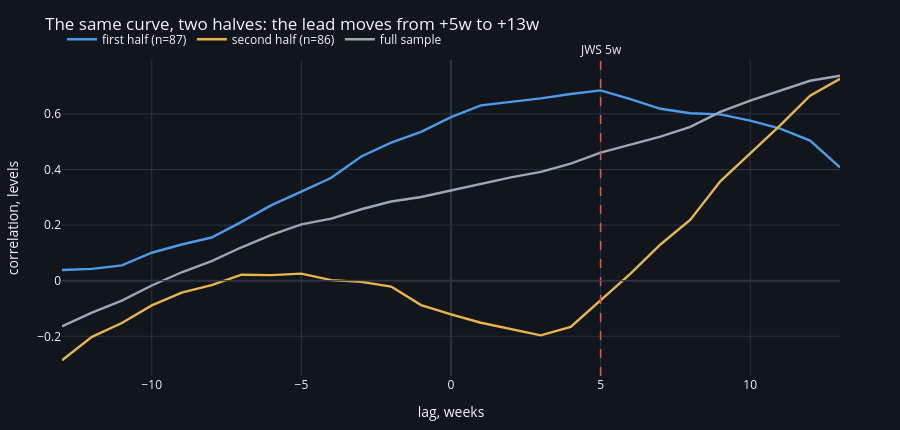

The notebook cell saved with this chart:
### Code cell
fig = go.Figure()
for label, sub, colr in ((f"first half (n={len(joint[joint.index <= MID])})",
                          joint[joint.index <= MID], BLUE),
                         (f"second half (n={len(joint[joint.index > MID])})",
                          joint[joint.index > MID], AMBER),
                         ("full sample", joint, GREY)):
    xt, yt, _ = D.transform_pair(sub["x"], sub["y"], "levels")
    Xm, Ym, _ = D.lag_matrix(xt, yt, LAGS)
    cc = D.lag_curve_common(Xm, Ym, LAGS)
    fig.add_trace(go.Scatter(x=cc["lag_weeks"], y=cc["corr"], name=label,
                             line=dict(color=colr, width=2.4)))
fig.add_vline(x=CFG.jws_lead_weeks, line=dict(color=RED, width=1.6, dash="dash"),
              annotation_text="JWS 5w", annotation_position="top")
fig.add_hline(y=0, line=dict(color=GRID, width=1))
fig.update_xaxes(title_text="lag, weeks")
fig.update_yaxes(title_text="correlation, levels")
style(fig, 430, "The same curve, two halves: the lead moves from +5w to +13w")
fig.show()

### Figure 1 — Plotly figure (JSON) as saved in the notebook; plotly's stock layout.template omitted (floating-point values rounded to 4 significant figures)
{"data": [{"line": {"color": "#4c9be8", "width": 2.4}, "name": "first half (n=87)", "type": "scatter", "x": [-13, -12, -11, -10, -9, -8, -7, -6, -5, -4, -3, -2, -1, 0, 1, 2, 3, 4, 5, 6, 7, 8, 9, 10, 11, 12, 13], "y": [0.03869, 0.04243, 0.055, 0.1006, 0.1302, 0.1553, 0.2114, 0.2718, 0.3206, 0.37, 0.4468, 0.4962, 0.5353, 0.5886, 0.6307, 0.642, 0.6556, 0.6715, 0.6846, 0.6533, 0.6183, 0.6022, 0.5982, 0.5757, 0.5467, 0.504, 0.4073]}, {"line": {"color": "#e8b44c", "width": 2.4}, "name": "second half (n=86)", "type": "scatter", "x": [-13, -12, -11, -10, -9, -8, -7, -6, -5, -4, -3, -2, -1, 0, 1, 2, 3, 4, 5, 6, 7, 8, 9, 10, 11, 12, 13], "y": [-0.2859, -0.2019, -0.1522, -0.08877, -0.04266, -0.01596, 0.02149, 0.02008, 0.0256, 0.002238, -0.004284, -0.02111, -0.08787, -0.121, -0.1512, -0.1728, -0.1965, -0.1662, -0.06983, 0.02529, 0.1303, 0.2195, 0.3576, 0.4587, 0.5587, 0.6658, 0.7262]}, {"line": {"color": "#9aa7b8", "width": 2.4}, "name": "full sample", "type": "scatter", "x": [-13, -12, -11, -10, -9, -8, -7, -6, -5, -4, -3, -2, -1, 0, 1, 2, 3, 4, 5, 6, 7, 8, 9, 10, 11, 12, 13], "y": [-0.1639, -0.1151, -0.07183, -0.01721, 0.03035, 0.07027, 0.1203, 0.1646, 0.2024, 0.223, 0.257, 0.2848, 0.3012, 0.3248, 0.3499, 0.3714, 0.3916, 0.4213, 0.4604, 0.4881, 0.5185, 0.5536, 0.6074, 0.6474, 0.6833, 0.719, 0.737]}], "layout": {"annotations": [{"showarrow": false, "text": "JWS 5w", "x": 5, "xanchor": "center", "xref": "x", "y": 1, "yanchor": "bottom", "yref": "y domain"}], "font": {"size": 12}, "height": 430, "legend": {"orientation": "h", "x": 0, "y": 1.02, "yanchor": "bottom"}, "margin": {"b": 50, "l": 60, "r": 60, "t": 60}, "paper_bgcolor": "#11151c", "plot_bgcolor": "#11151c", "shapes": [{"line": {"color": "#e05353", "dash": "dash", "width": 1.6}, "type": "line", "x0": 5, "x1": 5, "xref": "x", "y0": 0, "y1": 1, "yref": "y domain"}, {"line": {"color": "#2a3340", "width": 1}, "type": "line", "x0": 0, "x1": 1, "xref": "x domain", "y0": 0, "y1": 0, "yref": "y"}], "title": {"text": "The same curve, two halves: the lead moves from +5w to +13w"}, "xaxis": {"gridcolor": "#2a3340", "title": {"text": "lag, weeks"}, "zerolinecolor": "#2a3340"}, "yaxis": {"gridcolor": "#2a3340", "title": {"text": "correlation, levels"}, "zerolinecolor": "#2a3340"}}}
